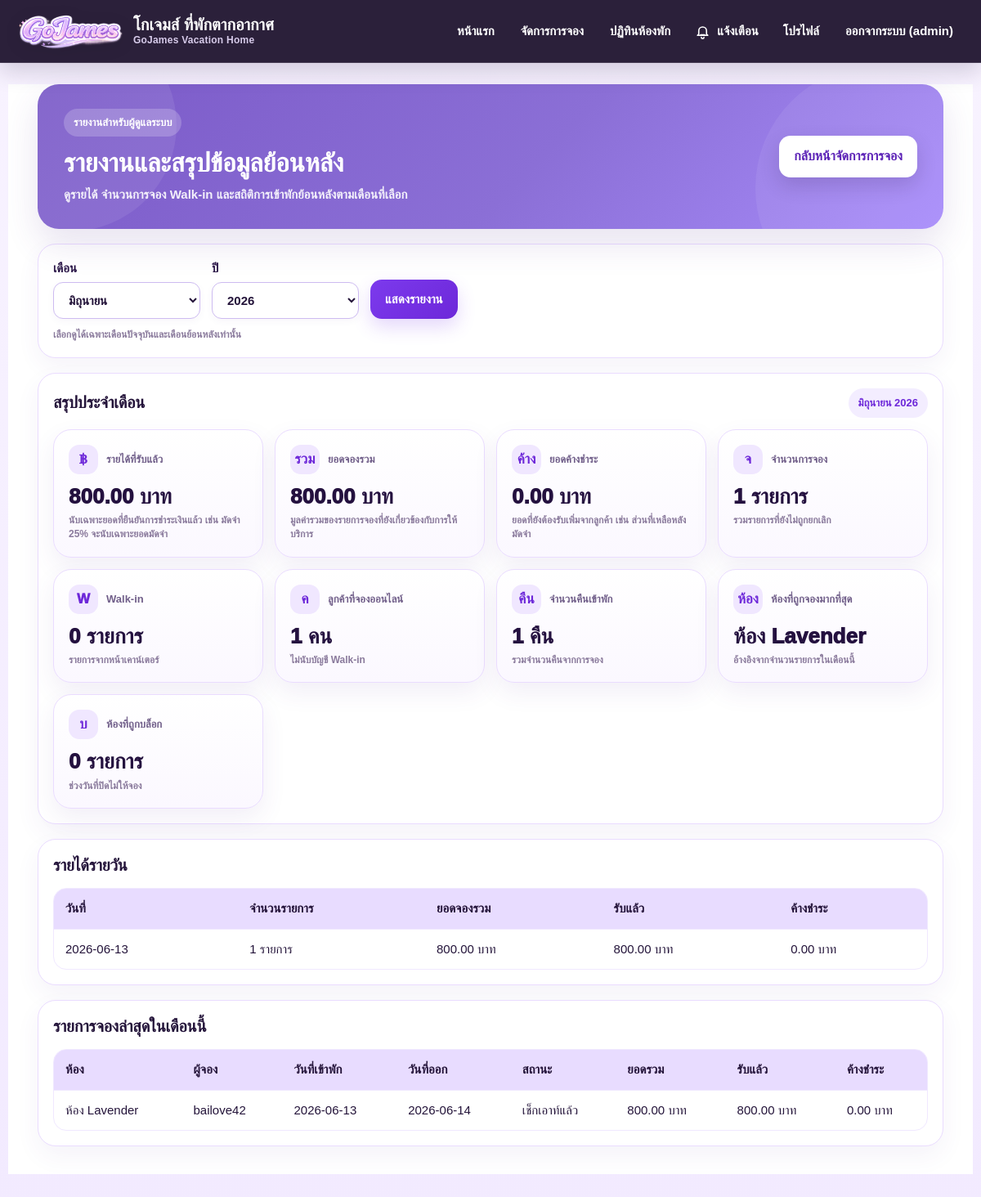
The page /admin/reports (signed in) on the database its author committed.
### tables this page shows
CREATE TABLE bookings(
        id INTEGER PRIMARY KEY AUTOINCREMENT,
        username TEXT NOT NULL,
        room_id INTEGER NOT NULL,
        room_name TEXT NOT NULL,
        checkin TEXT NOT NULL,
        checkout TEXT NOT NULL,
        checkin_time TEXT NOT NULL,
        checkout_time TEXT NOT NULL,
        nights INTEGER NOT NULL,
        total REAL NOT NULL,
        paytype TEXT NOT NULL,
        paid REAL NOT NULL,
        status TEXT NOT NULL DEFAULT 'waiting_approval',
        created_at TEXT,
        approved_at TEXT,
        payment_deadline TEXT,
        slip_filename TEXT,
        batch_id TEXT,
        cancel_requested_from TEXT,
        cancel_requested_at TEXT,
        refund_completed_at TEXT,
        remaining_due REAL,
        checkin_reminder_sent_at TEXT,
        remaining_payment_method TEXT DEFAULT 'qr',
        checked_in_at TEXT,
        payment_method TEXT,
        receipt_no TEXT,
        receipt_issued_at TEXT,
        checked_out_at TEXT,
        counter_payment_method TEXT,
        note TEXT
    , refund_method TEXT, refund_bank TEXT, refund_account TEXT, refund_amount REAL DEFAULT 0, refund_note TEXT, cancelled_by TEXT);

### app.py (the view)
@app.route("/admin/reports")
def admin_reports():
    if session.get("role") != "admin":
        flash("กรุณาเข้าสู่ระบบผู้ดูแลระบบก่อน")
        return redirect("/login")
    today = date.today()
    current_year = today.year
    current_month = today.month
    try:
        selected_month = int(request.args.get("month", current_month))
        selected_year = int(request.args.get("year", current_year))
    except ValueError:
        selected_month = current_month
        selected_year = current_year
    min_year = current_year - 5
    if selected_year > current_year:
        selected_year = current_year
    if selected_year < min_year:
        selected_year = min_year
    if selected_month < 1 or selected_month > 12:
        selected_month = current_month
    if selected_year == current_year and selected_month > current_month:
        selected_month = current_month
    available_months = list(range(1, current_month + 1)) if selected_year == current_year else list(range(1, 13))
    years = list(range(current_year, min_year - 1, -1))
    report = _admin_monthly_report(selected_year, selected_month)
    return render_template(
        "admin_reports.html",
        report=report,
        selected_month=selected_month,
        selected_year=selected_year,
        current_month=current_month,
        current_year=current_year,
        available_months=available_months,
        years=years,
    )

### app.py (called while the page is built, shortened)
def get_db():
    conn = sqlite3.connect(DB_PATH)
    conn.row_factory = sqlite3.Row
    return conn

def get_now():
    return datetime.now()

def status_th(status):
    return {
        "waiting_approval": "รอชำระเงิน",
        "approved": "รอชำระเงิน",
        "waiting_slip_approval": "รอตรวจสอบการชำระเงิน",
        "deposit_paid": "มัดจำแล้ว",
        "waiting_remaining_slip_approval": "รอตรวจสอบการชำระเงินส่วนที่เหลือ",
        "remaining_counter_pending": "รอชำระส่วนที่เหลือหน้าเคาน์เตอร์",
        "counter_pending": "รอชำระหน้าเคาน์เตอร์",
        "fully_paid": "ชำระเงินครบแล้ว",
        "checked_in": "เข้าพักแล้ว",
        "checked_out": "เช็กเอาท์แล้ว",
        "cancel_requested": "ขอยกเลิก",
        "refund_pending": "รอคืนเงิน",
        "refunded": "คืนเงินแล้ว",
        "cancelled": "ยกเลิกแล้ว",
        "rejected": "ถูกปฏิเสธ",
        "no_show": "ลูกค้าไม่มา",
    }.get(status, status or "-")

@app.before_request
def run_auto_cancel_before_each_request():
    auto_cancel_expired_bookings()
    remind_before_checkin()

def remind_before_checkin():
    conn = get_db()
    cur = conn.cursor()
    now_dt = get_now()
    upcoming_limit = now_dt + timedelta(days=1)
    cur.execute("""
        SELECT * FROM bookings
        WHERE status IN ('deposit_paid', 'remaining_counter_pending')
          AND checkin_reminder_sent_at IS NULL
    """)
    rows = cur.fetchall()
    changed_ids = []
    for booking_id in changed_ids:
        cur.execute("""
            UPDATE bookings
            SET checkin_reminder_sent_at = ?
            WHERE id = ?
        """, (now_dt.strftime("%Y-%m-%d %H:%M:%S"), booking_id))
    conn.commit()
    conn.close()

def auto_cancel_expired_bookings():
    conn = get_db()
    cur = conn.cursor()
    now_str = get_now().strftime("%Y-%m-%d %H:%M:%S")
    cur.execute("""
        SELECT * FROM bookings
        WHERE status = 'approved'
          AND payment_deadline IS NOT NULL
          AND payment_deadline < ?
    """, (now_str,))
    expired_bookings = cur.fetchall()
    if not expired_bookings:
        conn.close()
        return

def _month_range(year, month):
    start = date(int(year), int(month), 1)
    if int(month) == 12:
        end = date(int(year) + 1, 1, 1)
    else:
        end = date(int(year), int(month) + 1, 1)
    return start, end

### templates/admin_reports.html (shortened to what this page needs)
{% extends "base.html" %}
{% block content %}
<div class="report-page-wrap">
    <div class="report-head">
        <div class="report-head-main">
            <div class="report-kicker">รายงานสำหรับผู้ดูแลระบบ</div>
            <h1>รายงานและสรุปข้อมูลย้อนหลัง</h1>
            <p>ดูรายได้ จำนวนการจอง Walk-in และสถิติการเข้าพักย้อนหลังตามเดือนที่เลือก</p>
        </div>
        <div class="report-head-actions">
            <a href="/admin" class="report-btn secondary">กลับหน้าจัดการการจอง</a>
        </div>
    </div>
    <form class="report-filter" method="get" action="/admin/reports">
        <div class="report-field">
            <label for="month">เดือน</label>
            <select id="month" name="month">
                {% set month_names = ["", "มกราคม", "กุมภาพันธ์", "มีนาคม", "เมษายน", "พฤษภาคม", "มิถุนายน", "กรกฎาคม", "สิงหาคม", "กันยายน", "ตุลาคม", "พฤศจิกายน", "ธันวาคม"] %}
                {% for m in available_months %}
                    <option value="{{ m }}" {% if m == selected_month %}selected{% endif %}>{{ month_names[m] }}</option>
                {% endfor %}
            </select>
        </div>
        <div class="report-field">
            <label for="year">ปี</label>
            <select id="year" name="year" data-current-year="{{ current_year }}" data-current-month="{{ current_month }}">
                {% for y in years %}
                    <option value="{{ y }}" {% if y == selected_year %}selected{% endif %}>{{ y }}</option>
                {% endfor %}
            </select>
        </div>
        <button class="report-btn" type="submit">แสดงรายงาน</button>
        <div class="report-filter-note">เลือกดูได้เฉพาะเดือนปัจจุบันและเดือนย้อนหลังเท่านั้น</div>
    </form>
    <div class="report-section" style="margin-top:0;">
        <div class="report-section-title">
            <h3>สรุปประจำเดือน</h3>
            <span class="report-period-badge">{{ report.period_text }}</span>
        </div>
        <div class="report-grid">
            <div class="report-card">
                <div class="report-card-head"><span class="report-card-icon">฿</span><div class="label">รายได้ที่รับแล้ว</div></div>
                <div class="value">{{ "{:,.2f}".format(report.revenue_received) }} บาท</div>
                <div class="sub">นับเฉพาะยอดที่ยืนยันการชำระเงินแล้ว เช่น มัดจำ 25% จะนับเฉพาะยอดมัดจำ</div>
            </div>
            <div class="report-card">
                <div class="report-card-head"><span class="report-card-icon">รวม</span><div class="label">ยอดจองรวม</div></div>
                <div class="value">{{ "{:,.2f}".format(report.booking_total) }} บาท</div>
                <div class="sub">มูลค่ารวมของรายการจองที่ยังเกี่ยวข้องกับการให้บริการ</div>
            </div>
            <div class="report-card">
                <div class="report-card-head"><span class="report-card-icon">ค้าง</span><div class="label">ยอดค้างชำระ</div></div>
                <div class="value">{{ "{:,.2f}".format(report.outstanding_revenue) }} บาท</div>
                <div class="sub">ยอดที่ยังต้องรับเพิ่มจากลูกค้า เช่น ส่วนที่เหลือหลังมัดจำ</div>
            </div>
            <div class="report-card">
                <div class="report-card-head"><span class="report-card-icon">จ</span><div class="label">จำนวนการจอง</div></div>
                <div class="value">{{ report.booking_count }} รายการ</div>
                <div class="sub">รวมรายการที่ยังไม่ถูกยกเลิก</div>
            </div>
            <div class="report-card">
                <div class="report-card-head"><span class="report-card-icon">W</span><div class="label">Walk-in</div></div>
                <div class="value">{{ report.walkin_count }} รายการ</div>
                <div class="sub">รายการจากหน้าเคาน์เตอร์</div>
            </div>
            <div class="report-card">
                <div class="report-card-head"><span class="report-card-icon">ค</span><div class="label">ลูกค้าที่จองออนไลน์</div></div>
                <div class="value">{{ report.customer_count }} คน</div>
                <div class="sub">ไม่นับบัญชี Walk-in</div>
            </div>
            <div class="report-card">
                <div class="report-card-head"><span class="report-card-icon">คืน</span><div class="label">จำนวนคืนเข้าพัก</div></div>
                <div class="value">{{ report.total_nights }} คืน</div>
                <div class="sub">รวมจำนวนคืนจากการจอง</div>
            </div>
            <div class="report-card">
                <div class="report-card-head"><span class="report-card-icon">ห้อง</span><div class="label">ห้องที่ถูกจองมากที่สุด</div></div>
                <div class="value">{{ report.top_room }}</div>
                <div class="sub">อ้างอิงจากจำนวนรายการในเดือนนี้</div>
            </div>
            <div class="report-card">
                <div class="report-card-head"><span class="report-card-icon">บ</span><div class="label">ห้องที่ถูกบล็อก</div></div>
                <div class="value">{{ report.blocked_count }} รายการ</div>
                <div class="sub">ช่วงวันที่ปิดไม่ให้จอง</div>
            </div>
        </div>
    </div>
    <div class="report-section">
        <div class="report-section-title"><h3>รายได้รายวัน</h3></div>
        <table class="report-table">
            <thead>
                <tr>
                    <th>วันที่</th>
                    <th>จำนวนรายการ</th>
                    <th>ยอดจองรวม</th>
                    <th>รับแล้ว</th>
                    <th>ค้างชำระ</th>
                </tr>
            </thead>
            <tbody>
                {% for row in report.daily_rows %}
                <tr>
                    <td>{{ row.day }}</td>
                    <td>{{ row.count }} รายการ</td>
                    <td>{{ "{:,.2f}".format(row.booking_total) }} บาท</td>
                    <td>{{ "{:,.2f}".format(row.revenue_received) }} บาท</td>
                    <td>{{ "{:,.2f}".format(row.outstanding_revenue) }} บาท</td>
                </tr>
                {% else %}
                <tr><td colspan="5" class="report-empty">ยังไม่มีรายการรายได้ในเดือนนี้</td></tr>
                {% endfor %}
            </tbody>
        </table>
    </div>
    <div class="report-section">
        <div class="report-section-title"><h3>รายการจองล่าสุดในเดือนนี้</h3></div>
        <table class="report-table">
            <thead>
                <tr>
                    <th>ห้อง</th>
                    <th>ผู้จอง</th>
                    <th>วันที่เข้าพัก</th>
                    <th>วันที่ออก</th>
                    <th>สถานะ</th>
                    <th>ยอดรวม</th>
                    <th>รับแล้ว</th>
                    <th>ค้างชำระ</th>
                </tr>
            </thead>
            <tbody>
                {% for item in report.latest_bookings %}
                <tr>
                    <td>{{ item.room_name }}</td>
                    <td>{{ item.username }}</td>
                    <td>{{ item.checkin }}</td>
                    <td>{{ item.checkout }}</td>
                    <td>{{ status_th(item.status) }}</td>
                    <td>{{ "{:,.2f}".format(item.total) }} บาท</td>
                    <td>{{ "{:,.2f}".format(item.paid) }} บาท</td>
                    <td>{{ "{:,.2f}".format(item.remaining_due) }} บาท</td>
                </tr>
                {% else %}
                <tr><td colspan="8" class="report-empty">ยังไม่มีรายการจองในเดือนนี้</td></tr>
                {% endfor %}
            </tbody>
        </table>
    </div>
</div>
{% endblock %}

### templates/admin_reports.html (style rules this page uses)
.report-page-wrap { max-width:1180px; margin:24px auto; padding:0 18px 34px; }
.report-head { position:relative; overflow:hidden; background:linear-gradient(135deg,#7b5ac8 0%,#8b6fd6 55%,#a78bfa 100%); color:#fff; border-radius:26px; padding:30px 32px; box-shadow:0 18px 42px rgba(91,54,150,.14); display:flex; justify-content:space-between; gap:22px; align-items:center; flex-wrap:wrap; }
.report-head::before { content:""; position:absolute; inset:-80px auto auto -90px; width:260px; height:260px; border-radius:50%; background:rgba(255,255,255,.08); }
.report-head::after { content:""; position:absolute; right:-70px; bottom:-100px; width:300px; height:300px; border-radius:50%; background:rgba(255,255,255,.07); }
.report-head-main, .report-head-actions { position:relative; z-index:1; }
.report-kicker { display:inline-flex; align-items:center; gap:8px; padding:7px 12px; border-radius:999px; background:rgba(255,255,255,.20); color:#fff; font-weight:900; font-size:13px; margin-bottom:12px; }
.report-head h1 { margin:0 0 8px; font-size:30px; line-height:1.25; color:#fff!important; letter-spacing:-.2px; }
.report-head p { margin:0; color:rgba(255,255,255,.90); font-weight:700; max-width:640px; }
.report-filter { margin:18px 0; background:white; border:1px solid #eadcff; border-radius:22px; padding:18px; display:flex; align-items:end; gap:14px; flex-wrap:wrap; box-shadow:0 10px 28px rgba(91,54,150,.06); }
.report-field { display:flex; flex-direction:column; gap:6px; min-width:180px; }
.report-field label { font-weight:900; color:#2b1748; }
.report-field select { padding:12px 14px; border:1px solid #d8c2ff; border-radius:14px; font-weight:800; background:#fff; color:#24113f; }
.report-btn { border:none; border-radius:14px; padding:13px 18px; background:linear-gradient(135deg,#7c3aed,#6d28d9); color:white!important; font-weight:950; text-decoration:none; display:inline-flex; align-items:center; justify-content:center; gap:8px; cursor:pointer; min-height:46px; box-shadow:0 10px 22px rgba(124,58,237,.20); }
.report-btn.secondary { background:#fff; color:#5b21b6!important; box-shadow:0 10px 24px rgba(36,17,63,.16); }
.report-filter-note { width:100%; color:#8a7a9c; font-weight:700; font-size:12px; margin-top:-4px; }
.report-section-title { display:flex; align-items:center; justify-content:space-between; gap:12px; flex-wrap:wrap; margin-bottom:14px; }
.report-section-title h3 { margin:0; color:#24113f; font-size:20px; }
.report-period-badge { display:inline-flex; padding:8px 12px; border-radius:999px; background:#f3edff; color:#6d28d9; font-weight:900; font-size:13px; }
.report-grid { display:grid; grid-template-columns:repeat(4,minmax(0,1fr)); gap:14px; }
.report-card { background:linear-gradient(180deg,#fff 0%,#fbf8ff 100%); border:1px solid #eadcff; border-radius:22px; padding:18px; box-shadow:0 12px 30px rgba(91,54,150,.08); min-height:126px; }
.report-card-head { display:flex; align-items:center; gap:10px; }
.report-card-icon { width:36px; height:36px; border-radius:13px; display:inline-flex; align-items:center; justify-content:center; background:#f0e7ff; color:#6d28d9; font-weight:1000; font-size:17px; flex:0 0 auto; }
.report-card .label { color:#715f8a; font-weight:900; font-size:13px; }
.report-card .value { color:#24113f; font-weight:1000; font-size:26px; margin:12px 0 5px; line-height:1.2; }
.report-card .sub { color:#8a7a9c; font-weight:700; font-size:12px; line-height:1.45; }
.report-section { margin-top:18px; background:white; border:1px solid #eadcff; border-radius:22px; padding:18px; box-shadow:0 12px 30px rgba(91,54,150,.06); }
.report-table { width:100%; border-collapse:separate; border-spacing:0; overflow:hidden; border-radius:16px; border:1px solid #f0e8ff; }
.report-table th,.report-table td { padding:13px 14px; border-bottom:1px solid #f0e8ff; text-align:left; vertical-align:top; }
.report-table tr:last-child td { border-bottom:none; }
.report-table th { background:#f4ecff; color:#2b1748; font-weight:950; }

### rows shown on the page
bookings: top_room "ห้อง Lavender", day "2026-06-13", count "1", booking_total "800.00", revenue_received "800.00", outstanding_revenue "0.00", room_name "ห้อง Lavender", username "bailove42", checkin "2026-06-13", checkout "2026-06-14", status "เช็กเอาท์แล้ว", total "800.00", paid "800.00", remaining_due "0.00"

### other values the page prints
{{ session.get('user') }} "admin"
{{ report.period_text }} "มิถุนายน 2026"
{{ "{:,.2f}".format(report.revenue_received) }} "800.00"
{{ "{:,.2f}".format(report.booking_total) }} "800.00"
{{ "{:,.2f}".format(report.outstanding_revenue) }} "0.00"
{{ report.booking_count }} "1"
{{ report.walkin_count }} "0"
{{ report.customer_count }} "1"
{{ report.total_nights }} "1"
{{ report.blocked_count }} "0"
form field month "มิถุนายน"
form field year "2026"
